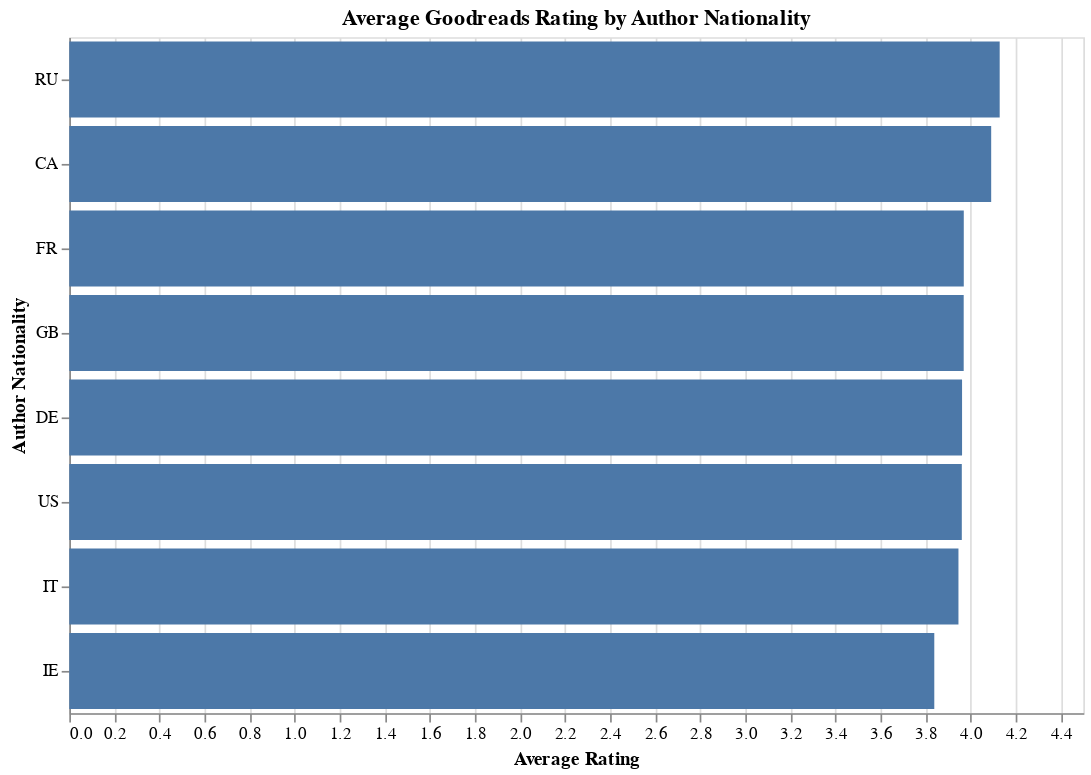

The notebook cell this image was saved under:
### Markdown cell above
## Average Ratings by Author's Nationality

### Code cell
# find the average rating for each nationality
average_ratings_by_nationality = df.groupby('author_nationality')['gr_avg_rating'].mean().reset_index()

# filter out countries with fewer than 5 books
book_counts = df['author_nationality'].value_counts()
filtered_nationalities = book_counts[book_counts >= 5].index
average_ratings_by_nationality = average_ratings_by_nationality[average_ratings_by_nationality['author_nationality'].isin(filtered_nationalities)]

# bar visualization of avg rating by nationality
average_ratings_chart = alt.Chart(average_ratings_by_nationality).mark_bar().encode(
    x=alt.X('gr_avg_rating:Q', title='Average Rating'),
    y=alt.Y('author_nationality:N', sort='-x', title='Author Nationality'),
    tooltip=['author_nationality', 'gr_avg_rating']
).properties(
    title="Average Goodreads Rating by Author Nationality",
    width=600,
    height=400
)


average_ratings_chart

### Figure 1 — Vega-Lite specification as saved in the notebook (floating-point values rounded to 4 significant figures)
{"config": {"view": {"continuousWidth": 300, "continuousHeight": 300}}, "data": {"name": "data-8730386d938b2ab7915c8d1c0f09749a"}, "mark": {"type": "bar"}, "encoding": {"tooltip": [{"field": "author_nationality", "type": "nominal"}, {"field": "gr_avg_rating", "type": "quantitative"}], "x": {"field": "gr_avg_rating", "title": "Average Rating", "type": "quantitative"}, "y": {"field": "author_nationality", "sort": "-x", "title": "Author Nationality", "type": "nominal"}}, "height": 400, "title": "Average Goodreads Rating by Author Nationality", "width": 600, "$schema": "https://vega.github.io/schema/vega-lite/v5.20.1.json", "datasets": {"data-8730386d938b2ab7915c8d1c0f09749a": [{"author_nationality": "CA", "gr_avg_rating": 4.091}, {"author_nationality": "DE", "gr_avg_rating": 3.962}, {"author_nationality": "FR", "gr_avg_rating": 3.97}, {"author_nationality": "GB", "gr_avg_rating": 3.969}, {"author_nationality": "IE", "gr_avg_rating": 3.839}, {"author_nationality": "IT", "gr_avg_rating": 3.946}, {"author_nationality": "RU", "gr_avg_rating": 4.129}, {"author_nationality": "US", "gr_avg_rating": 3.961}]}}
